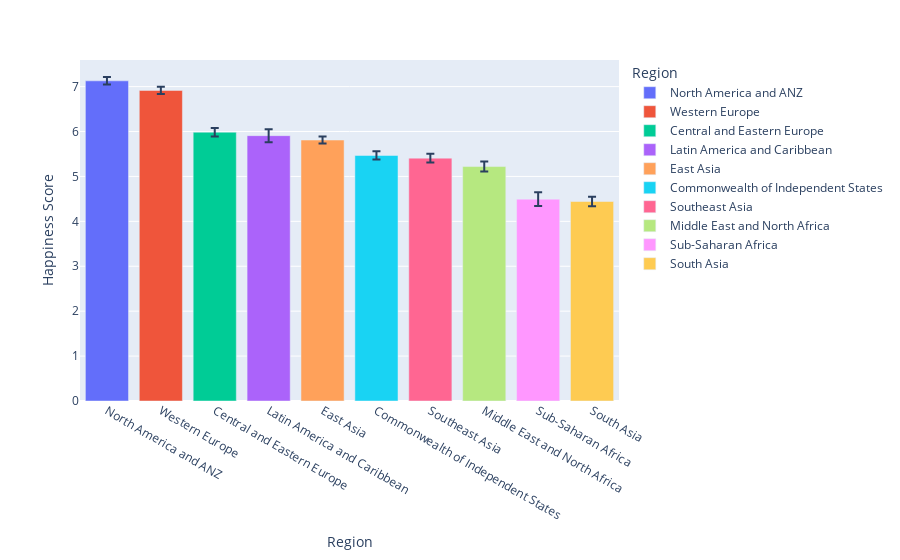

Notebook source saved alongside this figure:
### Code cell
fig = px.bar(region_happiness, x='Region', y='Happiness Score', color ='Region', hover_name='Region', 
            labels={
                     "Region": "Region",
                     "Happiness Score": "Happiness Score" }, error_y='CI',)
fig.show()

### Figure 1 — Plotly figure (JSON) as saved in the notebook; plotly's stock layout.template omitted (floating-point values rounded to 4 significant figures)
{"data": [{"alignmentgroup": "True", "error_y": {"array": [0.08428]}, "hovertemplate": "<b>%{hovertext}</b><br><br>Region=%{x}<br>Happiness Score=%{y}<extra></extra>", "hovertext": ["North America and ANZ"], "legendgroup": "North America and ANZ", "marker": {"color": "#636efa"}, "name": "North America and ANZ", "offsetgroup": "North America and ANZ", "orientation": "v", "showlegend": true, "textposition": "auto", "type": "bar", "x": ["North America and ANZ"], "xaxis": "x", "y": [7.129], "yaxis": "y"}, {"alignmentgroup": "True", "error_y": {"array": [0.07971]}, "hovertemplate": "<b>%{hovertext}</b><br><br>Region=%{x}<br>Happiness Score=%{y}<extra></extra>", "hovertext": ["Western Europe"], "legendgroup": "Western Europe", "marker": {"color": "#EF553B"}, "name": "Western Europe", "offsetgroup": "Western Europe", "orientation": "v", "showlegend": true, "textposition": "auto", "type": "bar", "x": ["Western Europe"], "xaxis": "x", "y": [6.915], "yaxis": "y"}, {"alignmentgroup": "True", "error_y": {"array": [0.095]}, "hovertemplate": "<b>%{hovertext}</b><br><br>Region=%{x}<br>Happiness Score=%{y}<extra></extra>", "hovertext": ["Central and Eastern Europe"], "legendgroup": "Central and Eastern Europe", "marker": {"color": "#00cc96"}, "name": "Central and Eastern Europe", "offsetgroup": "Central and Eastern Europe", "orientation": "v", "showlegend": true, "textposition": "auto", "type": "bar", "x": ["Central and Eastern Europe"], "xaxis": "x", "y": [5.985], "yaxis": "y"}, {"alignmentgroup": "True", "error_y": {"array": [0.1448]}, "hovertemplate": "<b>%{hovertext}</b><br><br>Region=%{x}<br>Happiness Score=%{y}<extra></extra>", "hovertext": ["Latin America and Caribbean"], "legendgroup": "Latin America and Caribbean", "marker": {"color": "#ab63fa"}, "name": "Latin America and Caribbean", "offsetgroup": "Latin America and Caribbean", "orientation": "v", "showlegend": true, "textposition": "auto", "type": "bar", "x": ["Latin America and Caribbean"], "xaxis": "x", "y": [5.908], "yaxis": "y"}, {"alignmentgroup": "True", "error_y": {"array": [0.0784]}, "hovertemplate": "<b>%{hovertext}</b><br><br>Region=%{x}<br>Happiness Score=%{y}<extra></extra>", "hovertext": ["East Asia"], "legendgroup": "East Asia", "marker": {"color": "#FFA15A"}, "name": "East Asia", "offsetgroup": "East Asia", "orientation": "v", "showlegend": true, "textposition": "auto", "type": "bar", "x": ["East Asia"], "xaxis": "x", "y": [5.81], "yaxis": "y"}, {"alignmentgroup": "True", "error_y": {"array": [0.09163]}, "hovertemplate": "<b>%{hovertext}</b><br><br>Region=%{x}<br>Happiness Score=%{y}<extra></extra>", "hovertext": ["Commonwealth of Independent States"], "legendgroup": "Commonwealth of Independent States", "marker": {"color": "#19d3f3"}, "name": "Commonwealth of Independent States", "offsetgroup": "Commonwealth of Independent States", "orientation": "v", "showlegend": true, "textposition": "auto", "type": "bar", "x": ["Commonwealth of Independent States"], "xaxis": "x", "y": [5.467], "yaxis": "y"}, {"alignmentgroup": "True", "error_y": {"array": [0.098]}, "hovertemplate": "<b>%{hovertext}</b><br><br>Region=%{x}<br>Happiness Score=%{y}<extra></extra>", "hovertext": ["Southeast Asia"], "legendgroup": "Southeast Asia", "marker": {"color": "#FF6692"}, "name": "Southeast Asia", "offsetgroup": "Southeast Asia", "orientation": "v", "showlegend": true, "textposition": "auto", "type": "bar", "x": ["Southeast Asia"], "xaxis": "x", "y": [5.408], "yaxis": "y"}, {"alignmentgroup": "True", "error_y": {"array": [0.1117]}, "hovertemplate": "<b>%{hovertext}</b><br><br>Region=%{x}<br>Happiness Score=%{y}<extra></extra>", "hovertext": ["Middle East and North Africa"], "legendgroup": "Middle East and North Africa", "marker": {"color": "#B6E880"}, "name": "Middle East and North Africa", "offsetgroup": "Middle East and North Africa", "orientation": "v", "showlegend": true, "textposition": "auto", "type": "bar", "x": ["Middle East and North Africa"], "xaxis": "x", "y": [5.22], "yaxis": "y"}, {"alignmentgroup": "True", "error_y": {"array": [0.1535]}, "hovertemplate": "<b>%{hovertext}</b><br><br>Region=%{x}<br>Happiness Score=%{y}<extra></extra>", "hovertext": ["Sub-Saharan Africa"], "legendgroup": "Sub-Saharan Africa", "marker": {"color": "#FF97FF"}, "name": "Sub-Saharan Africa", "offsetgroup": "Sub-Saharan Africa", "orientation": "v", "showlegend": true, "textposition": "auto", "type": "bar", "x": ["Sub-Saharan Africa"], "xaxis": "x", "y": [4.494], "yaxis": "y"}, {"alignmentgroup": "True", "error_y": {"array": [0.1081]}, "hovertemplate": "<b>%{hovertext}</b><br><br>Region=%{x}<br>Happiness Score=%{y}<extra></extra>", "hovertext": ["South Asia"], "legendgroup": "South Asia", "marker": {"color": "#FECB52"}, "name": "South Asia", "offsetgroup": "South Asia", "orientation": "v", "showlegend": true, "textposition": "auto", "type": "bar", "x": ["South Asia"], "xaxis": "x", "y": [4.442], "yaxis": "y"}], "layout": {"barmode": "relative", "legend": {"title": {"text": "Region"}, "tracegroupgap": 0}, "margin": {"t": 60}, "xaxis": {"anchor": "y", "categoryarray": ["North America and ANZ", "Western Europe", "Central and Eastern Europe", "Latin America and Caribbean", "East Asia", "Commonwealth of Independent States", "Southeast Asia", "Middle East and North Africa", "Sub-Saharan Africa", "South Asia"], "categoryorder": "array", "domain": [0, 1], "title": {"text": "Region"}}, "yaxis": {"anchor": "x", "domain": [0, 1], "title": {"text": "Happiness Score"}}}}
